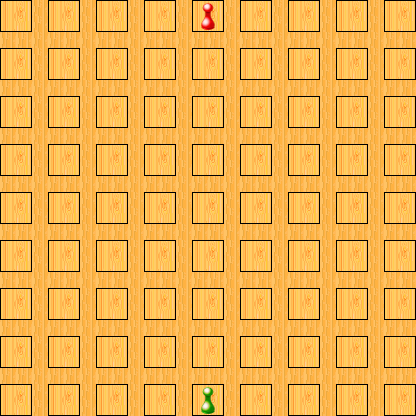

A 2D game scene composited from a Tiled map and its tileset images. What follows is a short description and the map's XML, with each tile layer's data collapsed to a summary:
An orthogonal 26x26 tile map with 16x16 px tiles, 1 tile layer (Layer 1).

<map version="1.0" orientation="orthogonal" width="26" height="26" tilewidth="16" tileheight="16">
 <tileset firstgid="1" name="Take3" tilewidth="16" tileheight="16">
  <image source="spritesheetWooden.png" width="80" height="80" />
 </tileset>
 <layer name="Layer 1" width="26" height="26">
  <data>[676 cells, 676 non-empty, 13 distinct tile ids]</data>
 </layer>
</map>